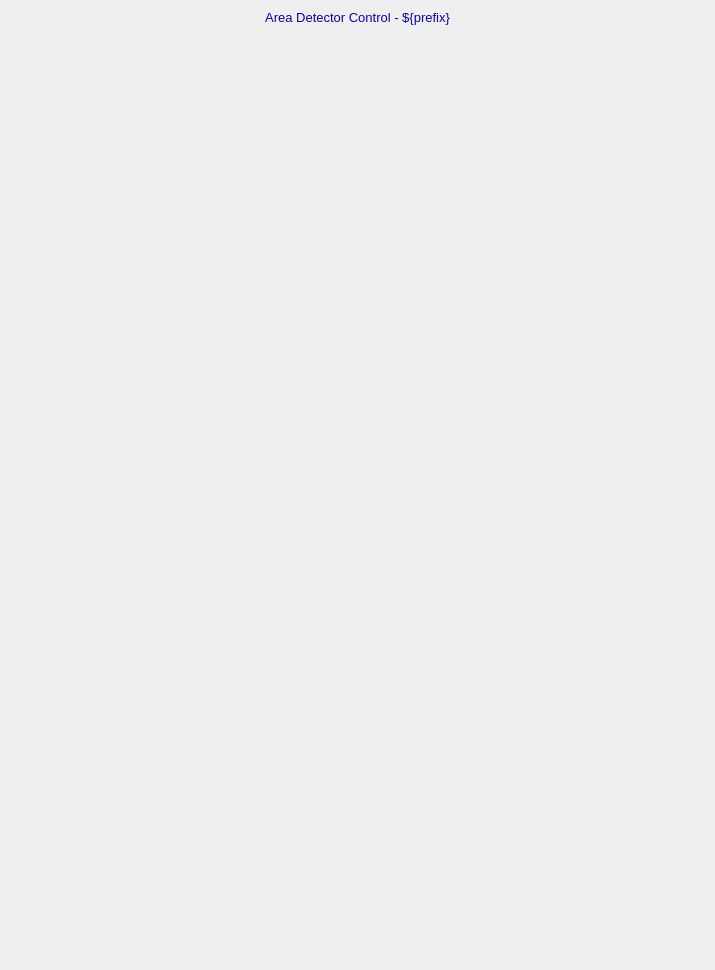
<?xml version="1.0" ?>
<ui version="4.0">
  <class>Dialog</class>
  <widget class="QWidget" name="screen">
    <property name="geometry">
      <rect>
        <x>670</x>
        <y>172</y>
        <width>715</width>
        <height>970</height>
      </rect>
    </property>
    <property name="styleSheet">
      <string notr="true">QWidget#screen {
  color: rgb(0, 0, 0);
  background-color: rgb(187, 187, 187);
  }</string>
    </property>
    <property name="windowTitle">
      <string>ADBase</string>
    </property>
    <widget class="PyDMDrawingRectangle" name="rectangle">
      <property name="geometry">
        <rect>
          <x>0</x>
          <y>4</y>
          <width>715</width>
          <height>25</height>
        </rect>
      </property>
      <property name="brush" stdset="0">
        <brush brushstyle="SolidPattern">
          <color alpha="255">
            <red>218</red>
            <green>218</green>
            <blue>218</blue>
          </color>
        </brush>
      </property>
      <property name="penStyle" stdset="0">
        <enum>Qt::SolidLine</enum>
      </property>
      <property name="penColor" stdset="0">
        <color>
          <red>218</red>
          <green>218</green>
          <blue>218</blue>
        </color>
      </property>
      <property name="penWidth" stdset="0">
        <double>0</double>
      </property>
      <property name="penCapStyle" stdset="0">
        <enum>Qt::FlatCap</enum>
      </property>
      <property name="toolTip">
        <string>rectangle</string>
      </property>
    </widget>
    <widget class="PyDMEmbeddedDisplay" name="composite">
      <property name="geometry">
        <rect>
          <x>6</x>
          <y>35</y>
          <width>350</width>
          <height>340</height>
        </rect>
      </property>
      <property name="toolTip">
        <string>composite</string>
      </property>
      <property name="filename" stdset="0">
        <string>ADSetup_V39.ui</string>
      </property>
    </widget>
    <widget class="PyDMEmbeddedDisplay" name="composite_1">
      <property name="geometry">
        <rect>
          <x>360</x>
          <y>35</y>
          <width>350</width>
          <height>165</height>
        </rect>
      </property>
      <property name="toolTip">
        <string>composite_1</string>
      </property>
      <property name="filename" stdset="0">
        <string>ADShutter_V39.ui</string>
      </property>
    </widget>
    <widget class="PyDMEmbeddedDisplay" name="composite_2">
      <property name="geometry">
        <rect>
          <x>360</x>
          <y>855</y>
          <width>350</width>
          <height>110</height>
        </rect>
      </property>
      <property name="toolTip">
        <string>composite_2</string>
      </property>
      <property name="filename" stdset="0">
        <string>ADAttrFile_V39.ui</string>
      </property>
    </widget>
    <widget class="PyDMEmbeddedDisplay" name="composite_3">
      <property name="geometry">
        <rect>
          <x>5</x>
          <y>850</y>
          <width>350</width>
          <height>60</height>
        </rect>
      </property>
      <property name="toolTip">
        <string>composite_3</string>
      </property>
      <property name="filename" stdset="0">
        <string>ADDriverFile_V39.ui</string>
      </property>
    </widget>
    <widget class="PyDMEmbeddedDisplay" name="composite_4">
      <property name="geometry">
        <rect>
          <x>5</x>
          <y>465</y>
          <width>350</width>
          <height>380</height>
        </rect>
      </property>
      <property name="toolTip">
        <string>composite_4</string>
      </property>
      <property name="filename" stdset="0">
        <string>ADReadout_V39.ui</string>
      </property>
    </widget>
    <widget class="PyDMEmbeddedDisplay" name="composite_5">
      <property name="geometry">
        <rect>
          <x>360</x>
          <y>205</y>
          <width>350</width>
          <height>480</height>
        </rect>
      </property>
      <property name="toolTip">
        <string>composite_5</string>
      </property>
      <property name="filename" stdset="0">
        <string>ADCollect_V39.ui</string>
      </property>
    </widget>
    <widget class="PyDMEmbeddedDisplay" name="composite_6">
      <property name="geometry">
        <rect>
          <x>5</x>
          <y>380</y>
          <width>350</width>
          <height>80</height>
        </rect>
      </property>
      <property name="toolTip">
        <string>composite_6</string>
      </property>
      <property name="filename" stdset="0">
        <string>ADPlugins_V39.ui</string>
      </property>
    </widget>
    <widget class="PyDMEmbeddedDisplay" name="composite_7">
      <property name="geometry">
        <rect>
          <x>360</x>
          <y>690</y>
          <width>350</width>
          <height>160</height>
        </rect>
      </property>
      <property name="toolTip">
        <string>composite_7</string>
      </property>
      <property name="filename" stdset="0">
        <string>ADBuffers_V39.ui</string>
      </property>
    </widget>
    <widget class="QLabel" name="text">
      <property name="geometry">
        <rect>
          <x>0</x>
          <y>5</y>
          <width>715</width>
          <height>25</height>
        </rect>
      </property>
      <property name="text">
        <string>Area Detector Control - ${prefix}</string>
      </property>
      <property name="font" stdset="0">
        <font>
          <pointsize>10</pointsize>
        </font>
      </property>
      <property name="brush" stdset="0">
        <brush brushstyle="SolidPattern">
          <color alpha="255">
            <red>10</red>
            <green>0</green>
            <blue>184</blue>
          </color>
        </brush>
      </property>
      <property name="toolTip">
        <string>text</string>
      </property>
      <property name="alignment">
        <set>Qt::AlignCenter</set>
      </property>
      <property name="styleSheet">
        <string notr="true">QLabel#text {
  color: rgb(10, 0, 184);
  }</string>
      </property>
    </widget>
  </widget>
  <customwidgets>
    <customwidget>
      <class>PyDMDrawingRectangle</class>
      <extends>QWidget</extends>
      <header>pydm.widgets.drawing</header>
    </customwidget>
    <customwidget>
      <class>PyDMEmbeddedDisplay</class>
      <extends>QFrame</extends>
      <header>pydm.widgets.embedded_display</header>
    </customwidget>
    <customwidget>
      <class>PyDMLabel</class>
      <extends>QLabel</extends>
      <header>pydm.widgets.label</header>
    </customwidget>
  </customwidgets>
</ui>
